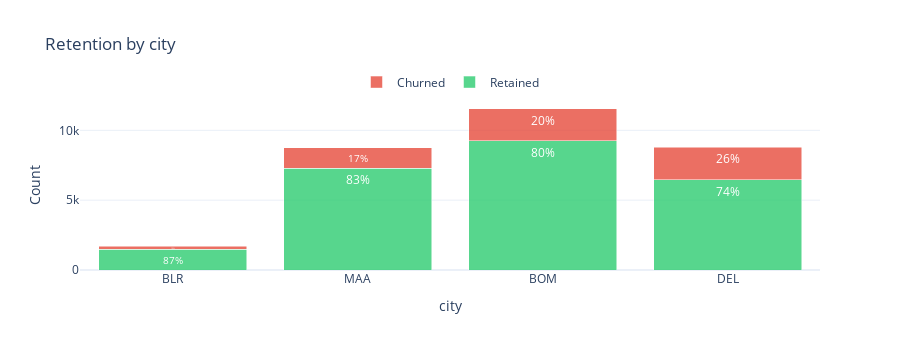

The cell this chart's notebook holds for it:
### Markdown cell above
## 4.6 Categorical Feature Analysis

Retention rates by category help identify which segments are at higher risk.

**📖 What to Look For:**
- Categories with **low retention rates** = high-risk segments for intervention
- **Large variation** across categories = strong predictive feature
- **Small categories** with extreme rates may be unreliable (small sample size)

**📊 Metrics Explained:**
- **Retention Rate**: % of customers in category who were retained
- **Lift**: How much better/worse than overall retention rate (>1 = better, <1 = worse)
- **Cramér's V**: Strength of association (0-1 scale, like correlation for categorical)

### Code cell
from customer_retention.stages.profiling import CategoricalTargetAnalyzer

if findings.target_column:
    target = findings.target_column
    overall_retention = df[target].mean()
    
    categorical_cols = [
        name for name, col in findings.columns.items()
        if col.inferred_type in [ColumnType.CATEGORICAL_NOMINAL, ColumnType.CATEGORICAL_ORDINAL]
        and name not in TEMPORAL_METADATA_COLS
    ]
    
    print("=" * 80)
    print("CATEGORICAL FEATURE ANALYSIS")
    print("=" * 80)
    print(f"Overall retention rate: {overall_retention:.1%}")
    
    if categorical_cols:
        # Use framework analyzer for summary
        cat_analyzer = CategoricalTargetAnalyzer(min_samples_per_category=10)
        summary_df = cat_analyzer.analyze_multiple(df, categorical_cols, target)
        
        print("\n📈 Categorical Feature Strength (Cramér's V):")
        print("-" * 60)
        for _, row in summary_df.iterrows():
            if row["cramers_v"] >= 0.3:
                strength = "Strong"
                emoji = "🔴"
            elif row["cramers_v"] >= 0.1:
                strength = "Moderate"
                emoji = "🟡"
            else:
                strength = "Weak"
                emoji = "🟢"
            sig = "***" if row["p_value"] < 0.001 else "**" if row["p_value"] < 0.01 else "*" if row["p_value"] < 0.05 else ""
            print(f"  {emoji} {row['feature']}: V={row['cramers_v']:.3f} ({strength}) {sig}")
        
        # Detailed analysis for each categorical feature
        for col_name in categorical_cols[:5]:
            result = cat_analyzer.analyze(df, col_name, target)
            
            print(f"\n{'='*60}")
            print(f"📊 {col_name.upper()}")
            print("="*60)
            
            # Display stats table
            if len(result.category_stats) > 0:
                display_stats = result.category_stats[['category', 'total_count', 'retention_rate', 'lift', 'pct_of_total']].copy()
                display_stats['retention_rate'] = display_stats['retention_rate'].apply(lambda x: f"{x:.1%}")
                display_stats['lift'] = display_stats['lift'].apply(lambda x: f"{x:.2f}x")
                display_stats['pct_of_total'] = display_stats['pct_of_total'].apply(lambda x: f"{x:.1%}")
                display_stats.columns = [col_name, 'Count', 'Retention Rate', 'Lift', '% of Data']
                display(display_stats)
                
                # Stacked bar chart
                cat_stats = result.category_stats
                categories = cat_stats['category'].tolist()
                retained_counts = cat_stats['retained_count'].tolist()
                churned_counts = cat_stats['churned_count'].tolist()
                
                fig = go.Figure()
                
                fig.add_trace(go.Bar(
                    name='Retained',
                    x=categories,
                    y=retained_counts,
                    marker_color='rgba(46, 204, 113, 0.8)',
                    text=[f"{r/(r+c)*100:.0f}%" for r, c in zip(retained_counts, churned_counts)],
                    textposition='inside',
                    textfont=dict(color='white', size=12)
                ))
                
                fig.add_trace(go.Bar(
                    name='Churned',
                    x=categories,
                    y=churned_counts,
                    marker_color='rgba(231, 76, 60, 0.8)',
                    text=[f"{c/(r+c)*100:.0f}%" for r, c in zip(retained_counts, churned_counts)],
                    textposition='inside',
                    textfont=dict(color='white', size=12)
                ))
                
                fig.update_layout(
                    barmode='stack',
                    title=f"Retention by {col_name}",
                    xaxis_title=col_name,
                    yaxis_title="Count",
                    template='plotly_white',
                    height=350,
                    legend=dict(orientation="h", yanchor="bottom", y=1.02, xanchor="center", x=0.5)
                )
                display_figure(fig)
                
                # Flag high-risk categories from framework result
                if result.high_risk_categories:
                    print(f"\n  ⚠️ High-risk categories (lift < 0.9x):")
                    for cat in result.high_risk_categories:
                        cat_row = cat_stats[cat_stats['category'] == cat].iloc[0]
                        print(f"     • {cat}: {cat_row['retention_rate']:.1%} retention ({cat_row['lift']:.2f}x lift)")
    else:
        print("\n  ℹ️ No categorical columns detected.")
else:
    print("No target column available for categorical analysis.")

### Figure 1 — Plotly figure (JSON) as saved in the notebook; plotly's stock layout.template omitted (floating-point values rounded to 4 significant figures)
{"data": [{"marker": {"color": "rgba(46, 204, 113, 0.8)"}, "name": "Retained", "text": ["87%", "83%", "80%", "74%"], "textfont": {"color": "white", "size": 12}, "textposition": "inside", "type": "bar", "x": ["BLR", "MAA", "BOM", "DEL"], "y": [1484, 7274, 9245, 6469]}, {"marker": {"color": "rgba(231, 76, 60, 0.8)"}, "name": "Churned", "text": ["13%", "17%", "20%", "26%"], "textfont": {"color": "white", "size": 12}, "textposition": "inside", "type": "bar", "x": ["BLR", "MAA", "BOM", "DEL"], "y": [214, 1474, 2321, 2320]}], "layout": {"barmode": "stack", "height": 350, "legend": {"orientation": "h", "x": 0.5, "xanchor": "center", "y": 1.02, "yanchor": "bottom"}, "title": {"text": "Retention by city"}, "xaxis": {"title": {"text": "city"}}, "yaxis": {"title": {"text": "Count"}}}}
